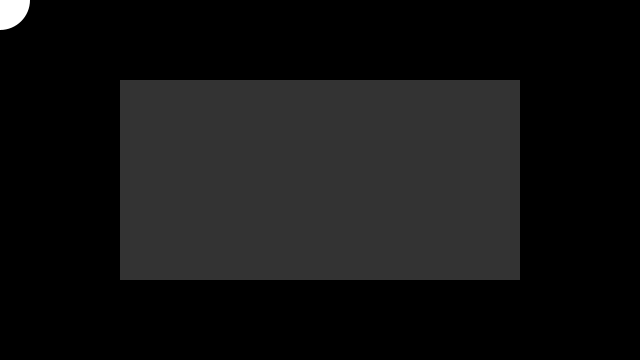
Frame 1 (no input)
Frame 60 (the mouse pressed at the canvas centre just before this capture): identical to frame 1, image omitted
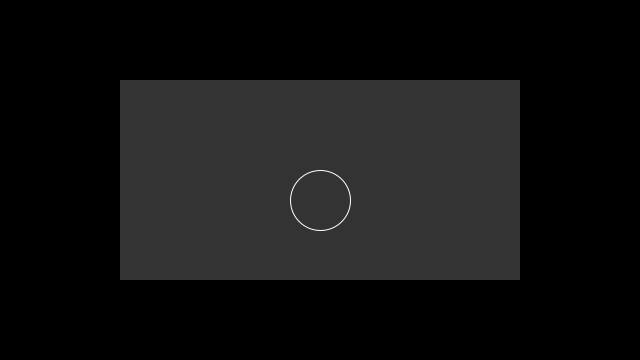
Frame 120 (the mouse held since frame 60 and released just before this capture)

The Processing sketch that drew these frames (run headless with seeded random() and noise(); from frame 60 on, the mouse is pressed at the canvas centre):

// Processing sketch: processing_104946
// ── processing_104946.pde

PGraphics pg;

void setup() {
  frameRate(3000)
  size(640, 360);
  pg = createGraphics(400, 200);
}

void draw() {
  fill(0);
  rect(0, 0, width, height);
  fill(255);
  noStroke();
  ellipse(mouseX, mouseY, 60, 60);
  
  pg.beginDraw();
  pg.background(51);
  pg.noFill();
  pg.stroke(255);
  pg.ellipse(mouseX-120, mouseY-60, 60, 60);
  pg.endDraw();
  
  // Draw the offscreen buffer to the screen with image() 
  image(pg, 120, 80); 
}
